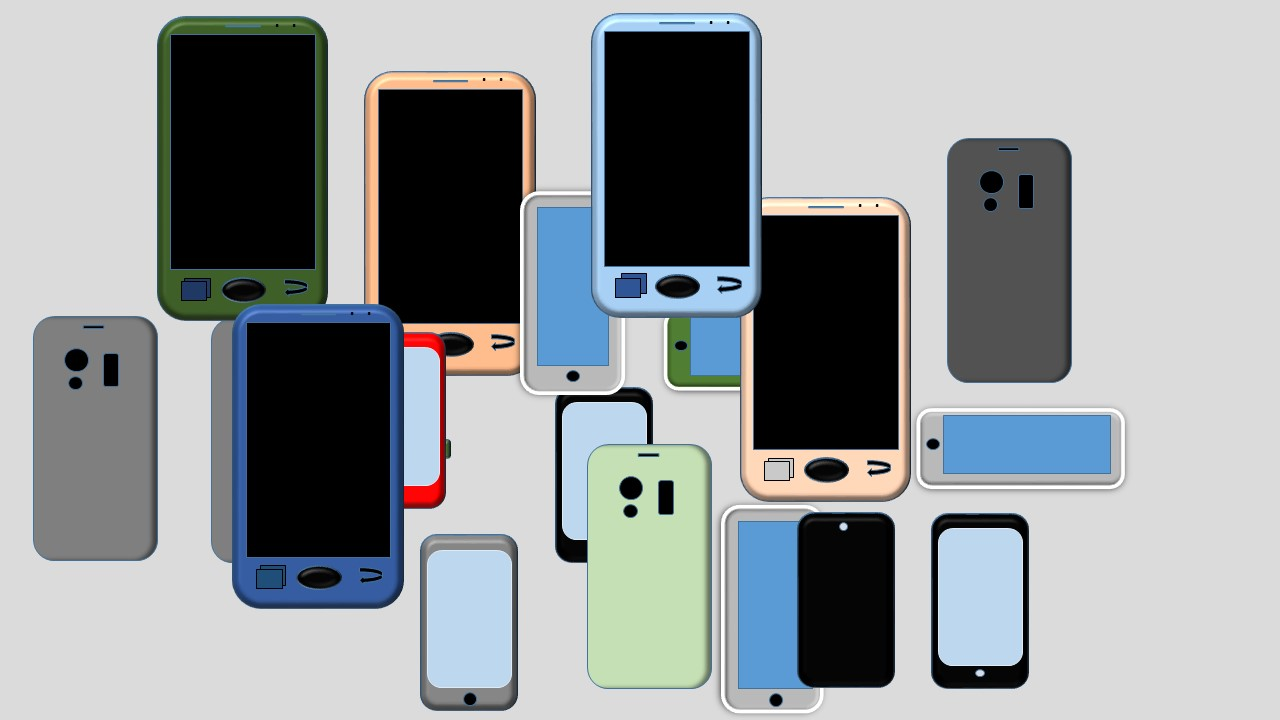
#> input picture Act_3/celulares_.jpg, 1280 x 720 px
$ python gpt.py
#> lines starting #> are read from the running program, lines starting #| are printed output that depends on the picture; after the words box and inside, x2 and y2 are one past the last pixel; in counts of white or black regions, pixels touching at a corner belong together
import cv2 as cv
import numpy as np
import matplotlib.pyplot as plt

image_path = 'celulares_.jpg'
image = cv.imread(image_path)
#> image is the input picture: shape (720, 1280, 3); mean B, G, R 154.6, 152.5, 147.8
if image is None:
    print("No se pudo cargar la imagen.")
    exit()

# Convertir la imagen a escala de grises
gray = cv.cvtColor(image, cv.COLOR_BGR2GRAY)

# Aplicar filtro gaussiano para suavizar la imagen
blurred = cv.GaussianBlur(gray, (5, 5), 0)

# Binarizar la imagen usando un umbral adaptativo
_, binary = cv.threshold(blurred, 0, 255, cv.THRESH_BINARY_INV + cv.THRESH_OTSU)
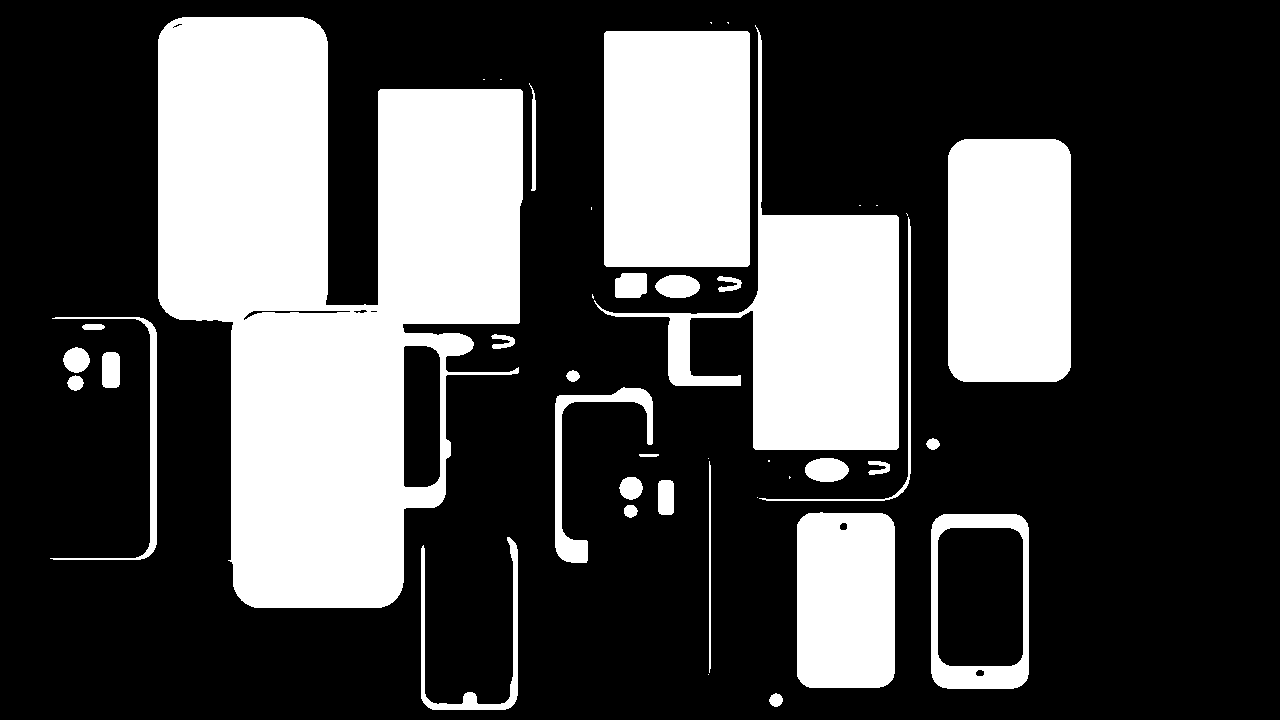
#> binary: shape (720, 1280); 30% white; 43 white regions (14 under 20 px), largest, box (x1, y1, x2, y2) and area: (158, 17, 523, 608) 137718, (594, 25, 899, 450) 37303, (604, 31, 750, 267) 34444

# Mostrar imagen original y binarizada
fig, ax = plt.subplots(1, 2, figsize=(12, 6))
ax[0].imshow(cv.cvtColor(image, cv.COLOR_BGR2RGB))
ax[0].set_title('Imagen Original')
ax[0].axis('off')
ax[1].imshow(binary, cmap='gray')
ax[1].set_title('Imagen Binarizada')
ax[1].axis('off')
plt.show()

# Eliminar ruido con apertura morfológica
kernel = np.ones((3, 3), np.uint8)
opening = cv.morphologyEx(binary, cv.MORPH_OPEN, kernel, iterations=2)
#> opening: shape (720, 1280); 29.5% white; 30 white regions, largest, box (x1, y1, x2, y2) and area: (158, 17, 523, 608) 137464, (604, 31, 750, 267) 34444, (749, 215, 899, 450) 33919

# Determinar el área de fondo seguro
sure_bg = cv.dilate(opening, kernel, iterations=3)
#> sure_bg: shape (720, 1280); 32.9% white; 24 white regions, largest, box (x1, y1, x2, y2) and area: (155, 14, 526, 611) 146293, (601, 28, 753, 301) 37892, (746, 212, 902, 453) 36265

# Determinar el área de primer plano seguro
dist_transform = cv.distanceTransform(opening, cv.DIST_L2, 5)
_, sure_fg = cv.threshold(dist_transform, 0.7 * dist_transform.max(), 255, 0)
#> sure_fg: shape (720, 1280) float32; 2.7% white; 6 white regions, box (x1, y1, x2, y2) and area: (292, 373, 345, 547) 8853, (219, 78, 267, 259) 8374, (665, 92, 689, 206) 2736, (814, 276, 838, 389) 2572, (439, 150, 462, 263) 2404, (1009, 200, 1010, 321) 121

# Encontrar áreas desconocidas
sure_fg = np.uint8(sure_fg)
unknown = cv.subtract(sure_bg, sure_fg)
#> unknown: shape (720, 1280); 30.1% white; 24 white regions, largest, box (x1, y1, x2, y2) and area: (155, 14, 526, 611) 126662, (601, 28, 753, 301) 35156, (746, 212, 902, 453) 33693

# Etiquetar marcadores
num_labels, markers = cv.connectedComponents(sure_fg)
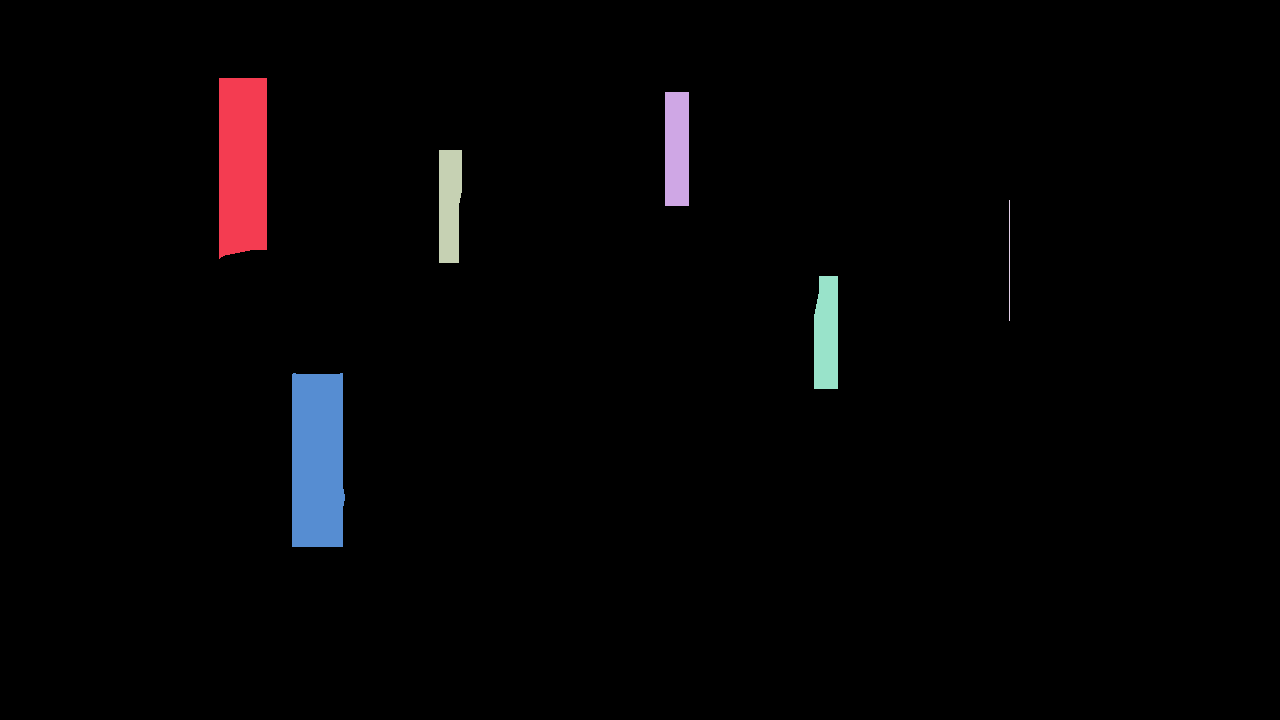
#> markers: shape (720, 1280) int32; 7 distinct labels, from 0 to 6; one colour per label, 0 black
#> num_labels = 7

# Añadir uno para que el fondo no sea 0, sino 1
markers = markers + 1
#> markers: shape (720, 1280) int32; 7 distinct labels, from 1 to 7

# Marcar la región desconocida con 0
markers[unknown == 255] = 0
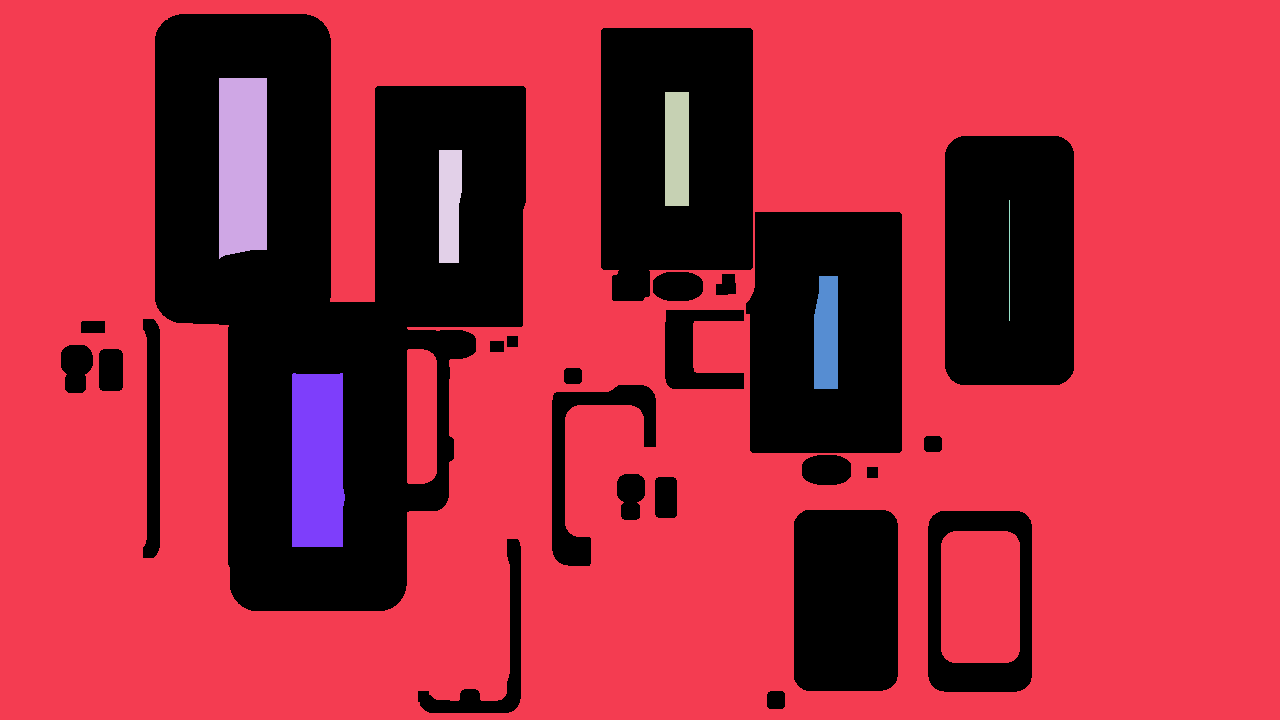
#> markers: shape (720, 1280) int32; 8 distinct labels, from 0 to 7; one colour per label, 0 black

# Aplicar el algoritmo watershed
markers = cv.watershed(image, markers)
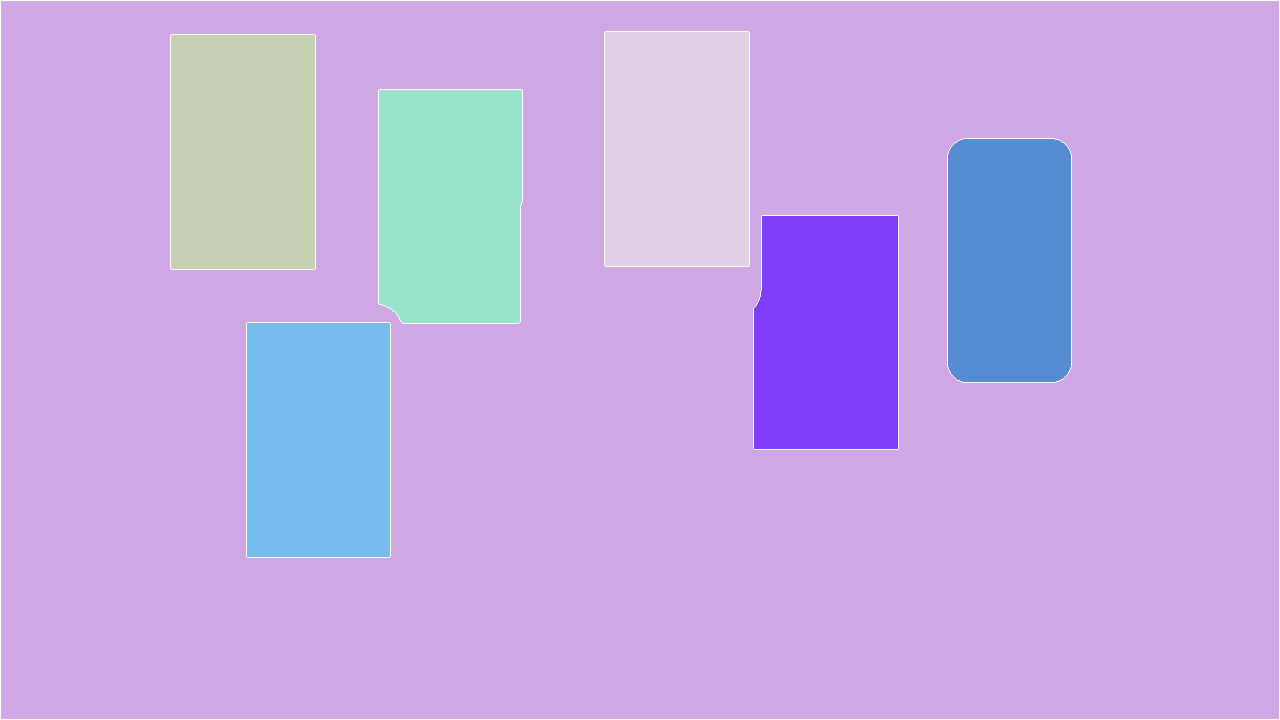
#> markers: shape (720, 1280) int32; 8 distinct labels, from -1 to 7; one colour per label, 0 black, -1 white
image[markers == -1] = [255, 0, 0]
#> image: shape (720, 1280, 3); 0.91% of pixels changed, all inside (x1, y1, x2, y2) = (0, 0, 1280, 720)

# Mostrar los resultados del algoritmo watershed
fig, axes = plt.subplots(2, 3, figsize=(18, 12))

axes[0, 0].imshow(cv.cvtColor(image, cv.COLOR_BGR2RGB))
axes[0, 0].set_title('Imagen Original con Bordes Watershed')
axes[0, 0].axis('off')

axes[0, 1].imshow(binary, cmap='gray')
axes[0, 1].set_title('Imagen Binarizada')
axes[0, 1].axis('off')

axes[0, 2].imshow(dist_transform, cmap='gray')
axes[0, 2].set_title('Transformación de Distancia')
axes[0, 2].axis('off')

axes[1, 0].imshow(sure_bg, cmap='gray')
axes[1, 0].set_title('Fondo Seguro')
axes[1, 0].axis('off')

axes[1, 1].imshow(sure_fg, cmap='gray')
axes[1, 1].set_title('Primer Plano Seguro')
axes[1, 1].axis('off')

axes[1, 2].imshow(markers, cmap='nipy_spectral')
axes[1, 2].set_title('Marcadores Watershed')
axes[1, 2].axis('off')

plt.tight_layout()
plt.show()
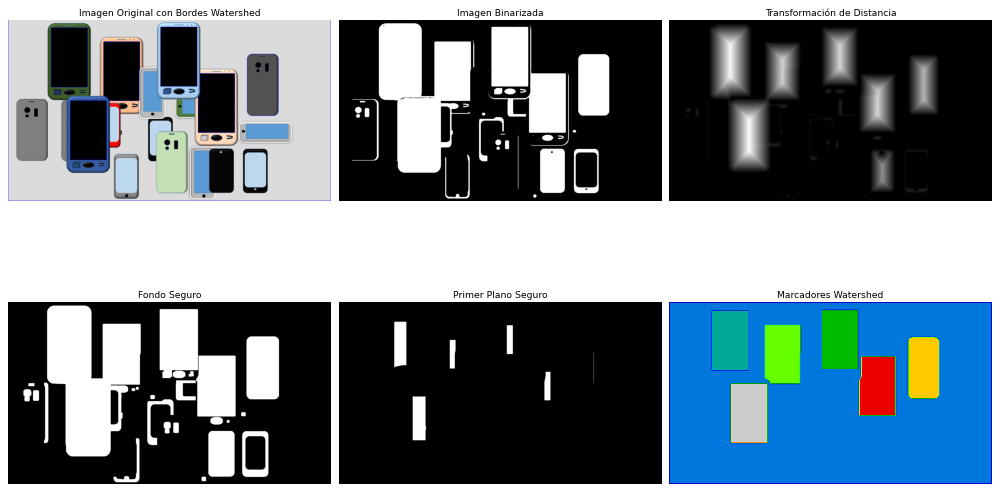
#> figure drawn by matplotlib, 6 panels

# Imprimir el número de componentes conectados
print(f'Número de componentes conectados: {num_labels}')
#| Número de componentes conectados: 7
